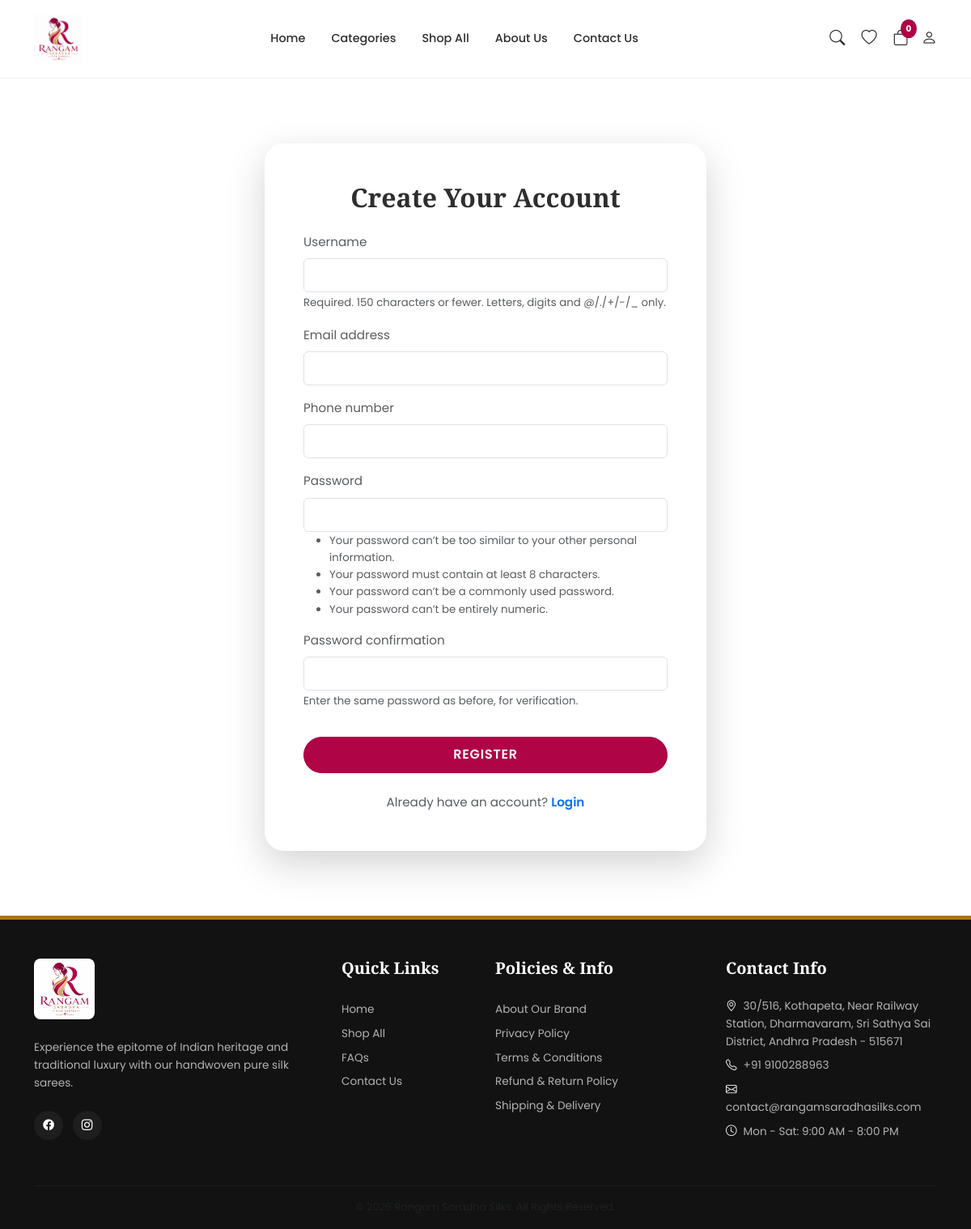
Page /accounts/register/ on the committed database.
### home/models.py (models this page shows, shortened)
class ContactInfo(models.Model):
    phone = models.CharField(max_length=20, default="+91 98765 43210")
    email = models.EmailField(default="contact@rangamsaradhasilk.com")
    address = models.TextField(default="123 Silk Street, Kanchipuram, Tamil Nadu, India")
    google_map_iframe = models.TextField(blank=True, null=True, help_text="Paste full <iframe> embed tag from Google Maps")
    working_hours = models.CharField(max_length=100, default="Mon - Sat: 9:00 AM - 8:00 PM")
    facebook_url = models.URLField(blank=True, null=True)
    instagram_url = models.URLField(blank=True, null=True)
    youtube_url = models.URLField(blank=True, null=True)
    twitter_url = models.URLField(blank=True, null=True)
    pinterest_url = models.URLField(blank=True, null=True)
    class Meta:
        verbose_name = "Contact Info"
        verbose_name_plural = "Contact Info"

### accounts/views.py (the view)
# urls.py: path('register/', views.register_view, name='register'),
def register_view(request):
    if request.user.is_authenticated and not request.user.is_staff:
        return redirect('home:index')
    if request.method == 'POST':
        form = CustomUserCreationForm(request.POST)
        if form.is_valid():
            user = form.save(commit=False)
            user.is_active = False # Deactivate until OTP verified
            otp = str(random.randint(100000, 999999))
            user.otp_code = otp
            user.otp_expiry = timezone.now() + timedelta(minutes=10)
            user.save()
            request.session['registration_username'] = user.username
            messages.success(request, f"Registration success! Use mock verification code: {otp}")
            return redirect('accounts:verify_otp')
    else:
        form = CustomUserCreationForm()
    return render(request, 'accounts/register.html', {'form': form})

### accounts/forms.py (shortened to what this page needs)
class CustomUserCreationForm(UserCreationForm):
    phone_number = PhoneNumberField(required=True, help_text="Provide phone number with country code (e.g. +919876543210)")
    class Meta:
        model = CustomUser
        fields = ('username', 'email', 'phone_number')

### home/templates/accounts/register.html (shortened to what this page needs)
{% extends 'base.html' %}
{% load static %}
{% block content %}
<section class="section-luxury">
    <div class="container">
        <div class="row justify-content-center">
            <div class="col-md-6">
                <div class="card border-0 shadow-lg p-4 p-md-5" style="border-radius: 24px;">
                    <h2 class="font-heading mb-4 text-center">Create Your Account</h2>
                    <form action="{% url 'accounts:register' %}" method="POST">
                        {% for field in form %}
                        <div class="mb-3">
                            <label for="{{ field.id_for_label }}" class="form-label text-muted fs-7">{{ field.label }}</label>
                            {{ field }}
                            {% if field.help_text %}
                            <small class="form-text text-muted fs-8">{{ field.help_text }}</small>
                            {% endif %}
                        </div>
                        {% endfor %}
                        <button type="submit" class="btn btn-primary w-100 py-2.5 mt-3 rounded-pill text-uppercase fw-semibold fs-7 letter-spacing-1">Register</button>
                    </form>
                    <div class="text-center mt-4">
                        <p class="text-muted fs-7 mb-0">Already have an account? <a href="{% url 'accounts:login' %}" class="text-primary text-decoration-none fw-semibold">Login</a></p>
                    </div>
                </div>
            </div>
        </div>
    </div>
</section>
{% endblock %}

### home/templates/base.html (shortened to what this page needs)
{% load static %}
<!DOCTYPE html>
<html lang="en">
<head>
    <link href="https://cdn.jsdelivr.net/npm/bootstrap@5.3.0/dist/css/bootstrap.min.css" rel="stylesheet">
    <link rel="stylesheet" href="https://cdn.jsdelivr.net/npm/bootstrap-icons@1.11.1/font/bootstrap-icons.css">
    <link rel="stylesheet" href="{% static 'css/theme.css' %}">
</head>
<body>
    <nav class="navbar navbar-expand-lg navbar-premium sticky-top">
        <div class="container">
            <a class="navbar-brand d-flex align-items-center" href="{% url 'home:index' %}">
                {% if site_settings.logo %}
                <img src="{{ site_settings.logo.url }}" alt="{{ site_settings.website_name }}" style="max-height: 60px;">
                {% else %}
                <img src="{% static 'images/logo.jpg' %}" alt="{{ site_settings.website_name }}" style="max-height: 60px;">
                {% endif %}
            </a>
            <div class="collapse navbar-collapse" id="navbarContent">
                <ul class="navbar-nav mx-auto mb-2 mb-lg-0">
                    <li class="nav-item">
                        <a class="nav-link" href="{% url 'home:index' %}">Home</a>
                    </li>
                    <li class="nav-item dropdown">
                        <a class="nav-link" href="#" role="button" data-bs-toggle="dropdown" aria-expanded="false">
                            Categories
                        </a>
                    </li>
                    <li class="nav-item">
                        <a class="nav-link" href="{% url 'shop:catalog' %}">Shop All</a>
                    </li>
                    <li class="nav-item">
                        <a class="nav-link" href="{% url 'home:cms_page' slug='about-us' %}">About Us</a>
                    </li>
                    <li class="nav-item">
                        <a class="nav-link" href="{% url 'home:contact' %}">Contact Us</a>
                    </li>
                </ul>
                <div class="navbar-icons d-flex align-items-center">
                    <a href="#" data-bs-toggle="modal" data-bs-target="#searchModal" title="Search">
                        <i class="bi bi-search"></i>
                    </a>
                    <a href="{% url 'accounts:wishlist' %}" title="Wishlist">
                        <i class="bi bi-heart"></i>
                    </a>
                    <a href="{% url 'shop:cart_detail' %}" class="position-relative" title="Shopping Cart">
                        <i class="bi bi-bag"></i>
                        <span class="badge-count">{{ cart_count }}</span>
                    </a>
                    {% if user.is_authenticated or is_admin_logged_in %}
                    <div class="dropdown d-inline">
                        <a class="dropdown-toggle no-arrow ms-3" href="#" role="button" data-bs-toggle="dropdown" aria-expanded="false">
                            <i class="bi bi-person-circle"></i>
                        </a>
                        <ul class="dropdown-menu dropdown-menu-end border-0 shadow-sm">
                            {% if is_admin_logged_in %}
                            <li><a class="dropdown-item fw-bold text-primary" href="/admin/"><i class="bi bi-speedometer2 me-2"></i>Admin Panel</a></li>
                            {% endif %}
                            {% if user.is_authenticated %}
                            <li><a class="dropdown-item" href="{% url 'accounts:profile' %}">My Profile</a></li>
                            <li><a class="dropdown-item" href="{% url 'accounts:wishlist' %}">My Wishlist</a></li>
                            <li><a class="dropdown-item" href="{% url 'accounts:profile' %}#orders">Order History</a></li>
                            {% endif %}
                            <li><hr class="dropdown-divider"></li>
                            {% if user.is_authenticated %}
                            <li><a class="dropdown-item text-danger" href="{% url 'accounts:logout' %}"><i class="bi bi-box-arrow-right me-2"></i>Logout Site</a></li>
                            {% endif %}
                            {% if is_admin_logged_in %}
                            <li><a class="dropdown-item text-danger" href="/admin/logout/"><i class="bi bi-box-arrow-right me-2"></i>Logout Admin</a></li>
                            {% endif %}
                        </ul>
                    </div>
                    {% else %}
                    <a href="{% url 'accounts:login' %}" title="Login / Register" class="ms-3">
                        <i class="bi bi-person"></i>
                    </a>
                    {% endif %}
                </div>
            </div>
        </div>
    </nav>
    {% block content %}
    {% endblock %}
    <footer class="footer-luxury pt-5 pb-3">
        <div class="container">
            <div class="row g-4">
                <div class="col-md-4">
                    <div class="mb-4">
                        {% if site_settings.logo %}
                        <img src="{{ site_settings.logo.url }}" alt="{{ site_settings.website_name }}" style="max-height: 75px;">
                        {% else %}
                        <img src="{% static 'images/logo.jpg' %}" alt="{{ site_settings.website_name }}" style="max-height: 75px; border-radius: 8px;">
                        {% endif %}
                    </div>
                    <p class="mb-4">{{ site_settings.meta_description|default:"Experience the epitome of Indian heritage and traditional luxury with our handwoven pure silk sarees." }}</p>
                    <div class="footer-social-icons">
                        {% if contact_info.facebook_url %}<a href="{{ contact_info.facebook_url }}"><i class="bi bi-facebook"></i></a>{% endif %}
                        {% if contact_info.instagram_url %}<a href="{{ contact_info.instagram_url }}"><i class="bi bi-instagram"></i></a>{% endif %}
                    </div>
                </div>
                <div class="col-md-2">
                    <h5>Quick Links</h5>
                    <ul class="list-unstyled">
                        <li><a href="{% url 'home:index' %}" class="d-block py-1">Home</a></li>
                        <li><a href="{% url 'shop:catalog' %}" class="d-block py-1">Shop All</a></li>
                        <li><a href="{% url 'home:faq' %}" class="d-block py-1">FAQs</a></li>
                        <li><a href="{% url 'home:contact' %}" class="d-block py-1">Contact Us</a></li>
                    </ul>
                </div>
                <div class="col-md-3">
                    <h5>Policies & Info</h5>
                    <ul class="list-unstyled">
                        <li><a href="/page/about-us/" class="d-block py-1">About Our Brand</a></li>
                        <li><a href="/page/privacy-policy/" class="d-block py-1">Privacy Policy</a></li>
                        <li><a href="/page/terms-conditions/" class="d-block py-1">Terms & Conditions</a></li>
                        <li><a href="/page/refund-policy/" class="d-block py-1">Refund & Return Policy</a></li>
                        <li><a href="/page/shipping-policy/" class="d-block py-1">Shipping & Delivery</a></li>
                    </ul>
                </div>
                <div class="col-md-3">
                    <h5>Contact Info</h5>
                    <p class="mb-2"><i class="bi bi-geo-alt me-2 text-white"></i>{{ contact_info.address }}</p>
                    <p class="mb-2"><i class="bi bi-telephone me-2 text-white"></i>{{ contact_info.phone }}</p>
                    <p class="mb-2"><i class="bi bi-envelope me-2 text-white"></i>{{ contact_info.email }}</p>
                    <p class="mb-2"><i class="bi bi-clock me-2 text-white"></i>{{ contact_info.working_hours }}</p>
                </div>
            </div>
            <div class="footer-bottom mt-5 pt-3 text-center text-muted">
                <p class="mb-0">&copy; 2026 {{ site_settings.website_name }}. All Rights Reserved.</p>
            </div>
        </div>
    </footer>
</body>
</html>

### static/css/theme.css (style rules this page uses)
:root { --primary: #AF0446; --primary-dark: #940238; --primary-light: #C40B4E; --secondary-gold: #AE6F21; --gold-light: #CE8E34; --gold-dark: #8A561A; --bg-color: #FFFFFF; --section-bg: #FDF8F8; --text-color: #2E2E2E; --text-muted: #777777; --border-color: #ECECEC; --font-heading: 'Playfair Display', Georgia, serif; --font-body: 'Poppins', -apple-system, BlinkMacSystemFont, sans-serif; --shadow-sm: 0 2px 4px rgba(0,0,0,0.05); --shadow-md: 0 8px 24px rgba(175, 4, 70, 0.06); --shadow-lg: 0 16px 36px rgba(0,0,0,0.08); --transition: all 0.3s cubic-bezier(0.25, 0.8, 0.25, 1); }
body { font-family: var(--font-body); color: var(--text-color); background-color: var(--bg-color); font-size: 0.95rem; line-height: 1.6; }
h1, h2, h3, h4, h5, h6, .font-heading { font-family: var(--font-heading); font-weight: 700; color: var(--text-color); }
.btn-primary { background-color: var(--primary); border-color: var(--primary); font-weight: 500; letter-spacing: 0.05em; padding: 0.6rem 1.8rem; border-radius: 30px; transition: var(--transition); }
.navbar-premium { background-color: rgba(255, 255, 255, 0.95); backdrop-filter: blur(10px); border-bottom: 1px solid var(--border-color); transition: var(--transition); padding: 0.8rem 0; }
.navbar-brand { font-family: var(--font-heading); font-weight: 800; color: var(--primary) !important; letter-spacing: -0.01em; }
.nav-link { color: var(--text-color) !important; font-weight: 500; font-size: 0.9rem; transition: var(--transition); position: relative; padding: 0.5rem 1rem !important; }
.nav-link::after { content: ''; position: absolute; bottom: 0; left: 50%; width: 0; height: 2px; background-color: var(--primary); transition: var(--transition); transform: translateX(-50%); }
.navbar-icons a { color: var(--text-color); font-size: 1.2rem; margin-left: 1.25rem; transition: var(--transition); position: relative; }
.navbar-icons .badge-count { position: absolute; top: -8px; right: -10px; font-size: 0.65rem; background-color: var(--primary); color: white; border-radius: 50%; padding: 0.2rem 0.4rem; font-weight: bold; }
.section-luxury { padding: 5rem 0; }
.footer-luxury { background-color: #121212; color: #b3b3b3; font-size: 0.85rem; border-top: 5px solid var(--secondary-gold); }
.footer-luxury h5 { color: white; font-family: var(--font-heading); margin-bottom: 1.5rem; font-size: 1.25rem; font-weight: 600; }
.footer-luxury a { color: #b3b3b3; text-decoration: none; transition: var(--transition); }
.footer-social-icons a { display: inline-block; width: 36px; height: 36px; background-color: rgba(255,255,255,0.05); border-radius: 50%; text-align: center; line-height: 36px; color: white !important; margin-right: 0.5rem; transition: var(--transition); }
.footer-bottom { border-top: 1px solid rgba(255,255,255,0.05); font-size: 0.8rem; }

### rows in the picture
ContactInfo: address "30/516, Kothapeta, Near Railway Station, Dharmavaram, Sri Sathya Sai District, Andhra Pradesh - 515671", phone "+91 9100288963", email "contact@rangamsaradhasilks.com", working_hours "Mon - Sat: 9:00 AM - 8:00 PM"

### other values in the picture
{{ cart_count }} "0"
{{ field.label }} "Username" "Email address" "Phone number" "Password" "Password confirmation"
{{ field.help_text }} "Required. 150 characters or fewer. Letters, digits and @/./+/-/_ only." "Enter the same password as before, for verification."
